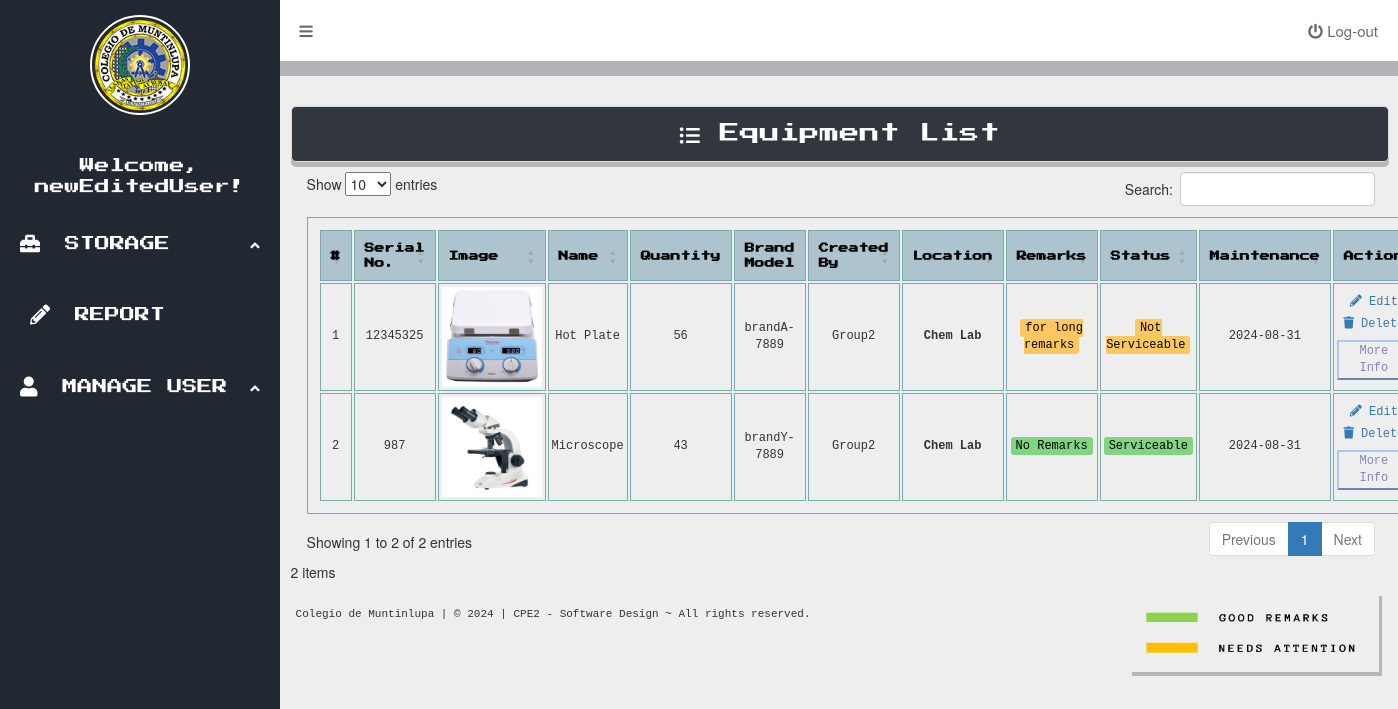
The app's page /view-equip.php (signed in) with its own data.
### tables this page shows
CREATE TABLE `equipment` (
  `equip_name` varchar(300) NOT NULL,
  `img` varchar(100) DEFAULT NULL,
  `quantity` int(11) NOT NULL,
  `created_at` datetime DEFAULT NULL,
  `created_by` varchar(300) NOT NULL,
  `updated_at` datetime DEFAULT NULL,
  `status` varchar(300) NOT NULL,
  `ID` int(11) NOT NULL,
  `serial_num` int(11) DEFAULT NULL,
  `brand_model` varchar(255) DEFAULT NULL,
  `maintenance` date DEFAULT NULL,
  `location` varchar(300) DEFAULT NULL,
  `remarks` varchar(300) DEFAULT NULL,
  `acquisition_date` date DEFAULT NULL
);

CREATE TABLE `users` (
  `ID` int(11) NOT NULL,
  `name` varchar(30) DEFAULT NULL,
  `password` varchar(300) DEFAULT NULL,
  `email` varchar(30) DEFAULT NULL,
  `created_at` datetime DEFAULT NULL,
  `updated_at` datetime DEFAULT NULL
);

### partials/moreInfoE.php (called while the page is built, shortened)
<?php
$index = 0;
?>

### database/show.php (called while the page is built)
<?php
	include('connection.php');
	$table_name = $_SESSION['table'];
	$stmt = $conn->prepare("SELECT * FROM $table_name ORDER BY created_at DESC");
	$stmt->execute();
	$stmt->setFetchMode(PDO::FETCH_ASSOC);
	return $stmt->fetchAll();
?>

### view-equip.php (the view, shortened to what this page needs)
<?php
    $equipment = include('database/show.php');
?>
<!DOCTYPE html>
<html>
<head>
    <?php include('partials/app-header-scripts.php'); ?>
    <link rel="stylesheet" href="https://cdn.datatables.net/1.13.4/css/dataTables.bootstrap5.min.css" />
</head>
<body>
<div class ="dashboard-container" id="dashboard_container">
    <?php include('partials/app-sidebar.php')?>
    <div class="content-container" id="content_container">
        <?php include('partials/app-topNav.php')?>
        <div class="content">
            </div>
                <div class="row">
                    <div class="column column-12">
                        <h2 class="AddUserHeader"><i class = "fas fa-list-ul"></i> Equipment List </h2>
                        <div class="AddUserContent">
                            <div class="Users">
                                <table id = "equipTable" class="myTable" style="
                                border: 1px solid #9f9e85 ;
                                padding: 2px ;
                                margin-top: 25px ;
                                font-family: monospace ;
                                border-collapse: separate;
                                border-spacing: 2px;
                                text-align: center;
                                width: 100%;">
                                    <thead style="text-align: center;">
                                        <tr>
                                        <th>#</th>
                                        <th>Serial No.</th>
                                        <th>Image</th>
                                        <th>Name</th>
                                        <th>Quantity</th>
                                        <th>Brand Model</th>
                                        <th>Created By</th>
                                        <th>Location</th>
                                        <th>Remarks</th>
                                        <th>Status</th>
                                        <th>Maintenance</th>
                                        <th>Action</th>
                                        </tr>
                                    </thead>
                                    <tbody>
                                        <?php foreach ($equipment as $index =>$equipments) { ?>
                                         <tr>
                                            <td><?= $index + 1 ?></td>
                                            <td class="serial_num"><?= $equipments['serial_num'] ?></td>
                                            <td class="img">
                                                <?php
                                                if (isset($equipments['new_img'])) {
                                                    echo '<img class="equip_img" src="uploads/equipments/' . $equipments['new_img'] . '">';
                                                } else {
                                                    echo '<img class="equip_img" src="uploads/equipments/' . $equipments['img'] . '">';
                                                }
                                                ?>
                                            </td>
                                            <td class="equip_name"><?= $equipments['equip_name'] ?></td>
                                            <td class="quantity"><?= $equipments['quantity'] ?></td>
                                            <td class="brand_model"><?= $equipments['brand_model'] ?></td>
                                             <td>
                                                 <?php
                                                    $equipId = $equipments['created_by'];
                                                    $stmt = $conn->prepare("SELECT * FROM users WHERE id =  $equipId");
                                                    if ($stmt->execute()) {
                                                        $row = $stmt->fetch(PDO::FETCH_ASSOC);
                                                        if ($row) {
                                                            $created_by_name = $row['name'];
                                                            echo $created_by_name;
                                                        } else {
                                                            echo "User Not Found";
                                                        }
                                                    } else {
                                                        echo "User Not Found";
                                                    }
                                                ?>
                                             </td>
                                            <td style="font-weight: bold;"><?= $equipments['location'] ?></td>
                                             <td class="remarks">
                                                <?php if ($equipments['remarks'] == 'No Remarks'): ?>
                                                    <span class="status-green" ><?= htmlspecialchars($equipments['remarks']) ?></span>
                                                <?php else: ?>
                                                    <span class="status-orange"><?= htmlspecialchars($equipments['remarks']) ?></span>
                                                <?php endif; ?>
                                            </td>
                                            <td class="status">
                                            <?php if ($equipments['status'] == 'Serviceable'): ?>
                                                <span class="status-green"><?= $equipments['status'] ?></span>
                                            <?php elseif ($equipments['status'] == 'Not Serviceable'): ?>
                                                <span class="status-orange"><?= $equipments['status'] ?></span>
                                            <?php else: ?>
                                                <?= $equipments['status'] ?>
                                            <?php endif; ?>
                                        </td>
                                        <td><?= $equipments['maintenance'] ?></td>
                                            <td class="action">
                                                <div class = "updateUser">
                                                    <a href="" class="updateEquip" data-equipid="<?= $equipments['ID'] ?>" data-serialnum="<?= $equipments['serial_num'] ?>"> <i class="fas fa-pencil-alt"></i> Edit</a></div>
                                                <div class="deleteUser">
                                                    <a href="" class="deleteEquip" data-equipname="<?= $equipments['equip_name'] ?>" data-equipid="<?= $equipments['ID'] ?>" >
                                                    <i class="fas fa-trash"> </i> Delete </a></div>
                                                    <button type="submit" class="moreInfoBtn" style="border-color:#a8c7fa; color:#8781c6; margin-top: 7px;"
                                                    onclick="openPopup()">More Info</button>
                                                    <?php include('partials/moreInfoE.php')?>
                                            </td>
                                        </tr>
                                        <?php } ?>
                                    </tbody>
                                </table>
                                <p class = "equip_count"><?= count($equipment) ?> items </p>
                            </div>
                            <div class="legend">
                                <img src="pics/legend.png" alt="legend.png">
                            </div>
                             <div class="credits" id="credits">
                            <p>Colegio de Muntinlupa | © 2024 | CPE2 - Software Design ~ All rights reserved.</p>
                            </div>
                        </div>
                    </div>
                </div>
    </div>
</div>
<?php include('partials/app-scripts.php'); ?>
</body>
</html>

### css/dashboard.css (style rules this page uses)
body { margin: 0 auto; font-family: "press Start 2P"; }
h2 { font-family: "press Start 2P"; }
div.dashboard-container { display: flex; flex-direction: row; min-height: 100vh; }
button { font size:30px; }
.content-container { width: 80%; background: #EEEEEE ; flex-direction: column; margin-left: auto; transition: 0.5s; }
.content { flex: 1; overflow-y: auto; padding: 10px; }
div.content { padding: 5px; display: flex; width: 100%; height: 15px; background-color: #B4B4B8; }
div.row { display: flex !important; flex-direction: row !important; flex-wrap: wrap !important; width: 100% !important; margin-left:1px; }
div.column { width: 100%; padding: 10px; margin-right: 10px; }
h2.AddUserHeader { font-size: 20px; font-family: "press Start 2P"; color: white; text-align: center; padding: 15px 20px; background-color: #31363F; border: 1px solid #ddd; border-radius: 5px; box-shadow: 0px 5px #8888; }
td { border: 1px solid #76ABAE !important; padding: 3px !important; }
table, th { border: 1px solid #76ABAE !important; padding: 10px !important; margin-top: 15px !important; font-family: "press Start 2P"; }
table { width: 100%; text-align: center; border-spacing: 2px; }
table td { font-family: monospace; font-size: 12px; }
table th { font-size: 10px; color:#000000; background: #ADC4CE; text-align: center; }
div.updateUser { margin-bottom: 5px; }
img.equip_img { width: 100px; height: 100px; }
span.status-green { background-color: #81d581; color: black; padding: 2px 5px; border-radius: 3px; }
span.status-orange { background-color: #ffc75f; color: black; padding: 2px 5px; border-radius: 3px; }
div.credits { padding: 5px; font-size: 11px; font-family: monospace; text-align: left; margin-top: 20px; }
div.legend img { width: 250px; height: 80px; float: right; box-shadow: 3px 4px #8888; margin-right: 10px; }

### records on screen
equipment: serial_num "12345325", img (picture), equip_name "Hot Plate", quantity "56", brand_model "brandA-7889", users.name "Group2", location "Chem Lab", remarks "for long remarks", status "Not Serviceable", maintenance "2024-08-31"
equipment: serial_num "987", img (picture), equip_name "Microscope", quantity "43", brand_model "brandY-7889", users.name "Group2", location "Chem Lab", remarks "No Remarks", status "Serviceable", maintenance "2024-08-31"

### other values on screen
$user['name'] "newEditedUser"
count($equipment) "2"
